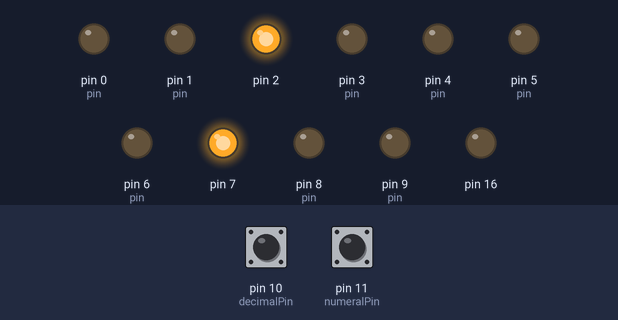
A sketch run on a simulated Arduino Uno, built with avr-gcc and run on an emulated ATmega328P. On the bench: output pins drawn as LEDs (lit = HIGH). The test bench sets the inputs (shaded band); at power-on: pin 10 (decimalPin) HIGH, pin 11 (numeralPin) HIGH.

Above: at 1.2 s.
1.3 s: pin 10 (decimalPin) pulled LOW for 0.15 s
At 2.7 s:
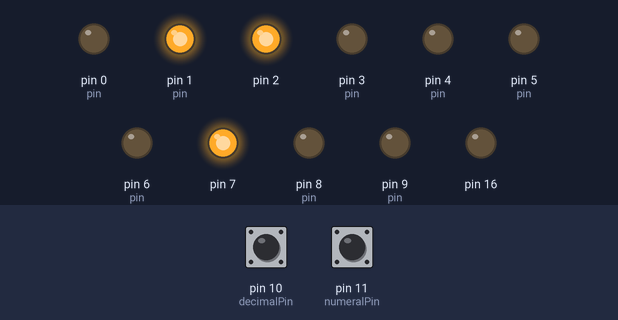
3.0 s: pin 11 (numeralPin) pulled LOW for 0.15 s
At 4.2 s:
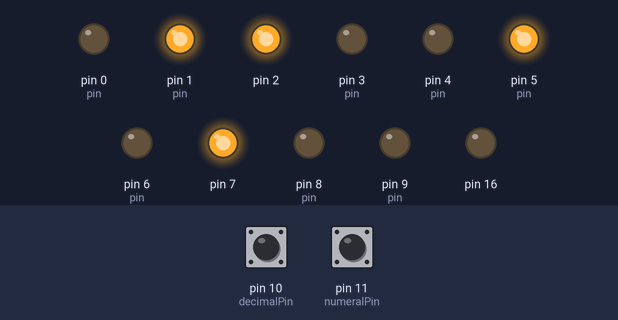
4.7 s: pin 10 (decimalPin) pulled LOW for 1 s
At 6.7 s:
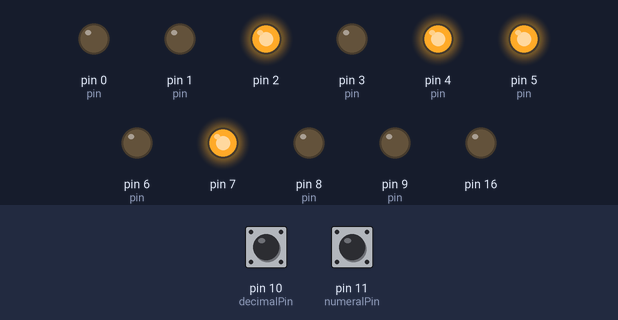
7.3 s: pin 11 (numeralPin) pulled LOW for 1 s
At 8.7 s:
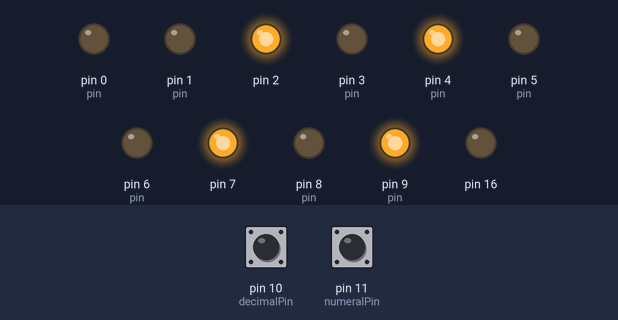
9.9 s: pin 10 (decimalPin) pulled LOW for 0.15 s
At 10.7 s:
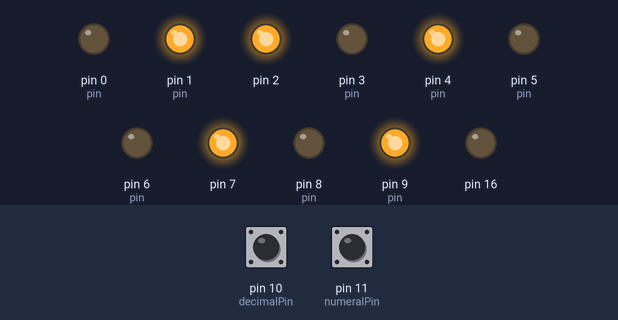
11.6 s: pin 11 (numeralPin) pulled LOW for 0.15 s
At 13.1 s:
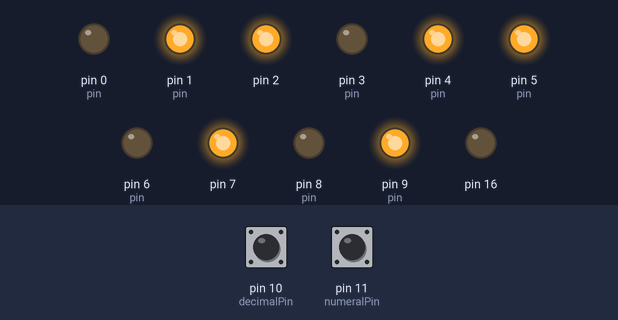
Timing chart, 0 to 14.3 s (numbered marks = the images above; inputs shaded):
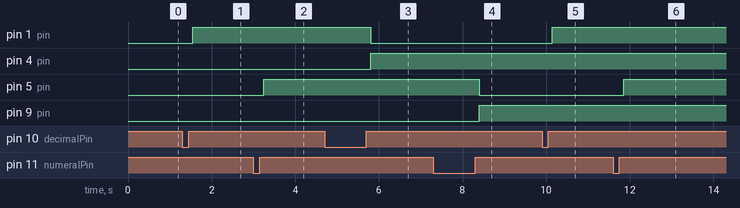

Measured:
- after the input at 1.3 s, pin 1 (pin): LOW → HIGH after 0.25 s
- after the input at 3.0 s, pin 5 (pin): LOW → HIGH after 0.25 s
- after the input at 4.7 s, pin 1 (pin): HIGH → LOW after 1.1 s; pin 4 (pin): LOW → HIGH after 1.1 s
- after the input at 7.3 s, pin 5 (pin): HIGH → LOW after 1.1 s; pin 9 (pin): LOW → HIGH after 1.1 s
- after the input at 9.9 s, pin 1 (pin): LOW → HIGH after 0.25 s
- after the input at 11.6 s, pin 5 (pin): LOW → HIGH after 0.25 s

The sketch:

sinuca.ino
```cpp
int vet[10][4] = {
    {0,0,0,0},
    {0,0,0,1},
    {0,0,1,0},
    {0,0,1,1},
    {0,1,0,0},
    {0,1,0,1},
    {0,1,1,0},
    {0,1,1,1},
    {1,0,0,0},
    {1,0,0,1}
};

int buttonState, buttonState2;             // O valor atual da chave no circuito
int lastButtonState = HIGH;   // O valor prévio da chave no circuito
int lastButtonState2 = HIGH;
long lastDebounceTime = 0;   // Variável utilizada na temporização
long lastDebounceTime2 = 0;
long debounceDelay = 100;     // tempo para estabilizar e minimizar o efeito bouncing

int pin[2][4] = {
  {0,3,4,1},
  {6,8,9,5}
};

const byte decimalPin = 10;
const byte numeralPin = 11;
int numeral = -1;
int decimal = -1;

void decimal_up()
{
  decimal++;
  if (decimal > 9)
  {
    decimal = 0;
  }
  mostrar(0, decimal);
}

void numeral_up()
{
  numeral++;
  if (numeral > 9) {
    numeral = 0;
  }
  mostrar(1, numeral);
}

void mostrar(int iDisplay, int iDigito)
{
  digitalWrite(pin[iDisplay][0], vet[iDigito][0]);
  digitalWrite(pin[iDisplay][1], vet[iDigito][1]);
  digitalWrite(pin[iDisplay][2], vet[iDigito][2]);
  digitalWrite(pin[iDisplay][3], vet[iDigito][3]);
}

void setup() {
  for (byte x = 0; x < sizeof(pin) - 1; x++) {
    for (byte y = 0; y < sizeof(pin) - 1; y++) {
      pinMode(pin[x][y], OUTPUT);
    }
  }
  pinMode(2, OUTPUT);
  pinMode(7, OUTPUT);
  pinMode(decimalPin, INPUT);
  pinMode(numeralPin, INPUT);
  digitalWrite(0, LOW);
  digitalWrite(1, LOW);
  digitalWrite(2, HIGH);
  digitalWrite(3, LOW);
  digitalWrite(4, LOW);
  digitalWrite(5, LOW);
  digitalWrite(6, LOW);
  digitalWrite(7, HIGH);
  digitalWrite(8, LOW);
  digitalWrite(9, LOW);
  digitalWrite(10, HIGH);
  digitalWrite(11, HIGH);
  digitalWrite(12, HIGH);
  digitalWrite(13, HIGH);
}

void loop() {
  // faz a leitura da chave e armazena na variável
  int reading = digitalRead(10);

  // Verifica se houve alterações com o valor prévio da chave
  if (reading != lastButtonState) {
    lastDebounceTime = millis();  // Reset na variável de temporização
  }

  if ((millis() - lastDebounceTime) > debounceDelay) {
    // Verifica se o estado atual da chave mudou
    if (reading != buttonState) {
      buttonState = reading;

      // Troca o estado para ser atribuido para o valor do led
      // Só altera se o novo estado for HIGH
      if (buttonState == HIGH) {
        decimal_up();
      }
    }
  }
  // Atualiza a variável com o valor lido na chave
  lastButtonState = reading;

  // faz a leitura da chave e armazena na variável
  int reading2 = digitalRead(11);

  // Verifica se houve alterações com o valor prévio da chave
  if (reading2 != lastButtonState2) {
    lastDebounceTime2 = millis();  // Reset na variável de temporização
  }

  if ((millis() - lastDebounceTime2) > debounceDelay) {
    // Verifica se o estado atual da chave mudou
    if (reading2 != buttonState2) {
      buttonState2 = reading2;

      // Troca o estado para ser atribuido para o valor do led
      // Só altera se o novo estado for HIGH
      if (buttonState2 == HIGH) {
        numeral_up();
      }
    }
  }
  // Atualiza a variável com o valor lido na chave
  lastButtonState2 = reading2;
}
```
